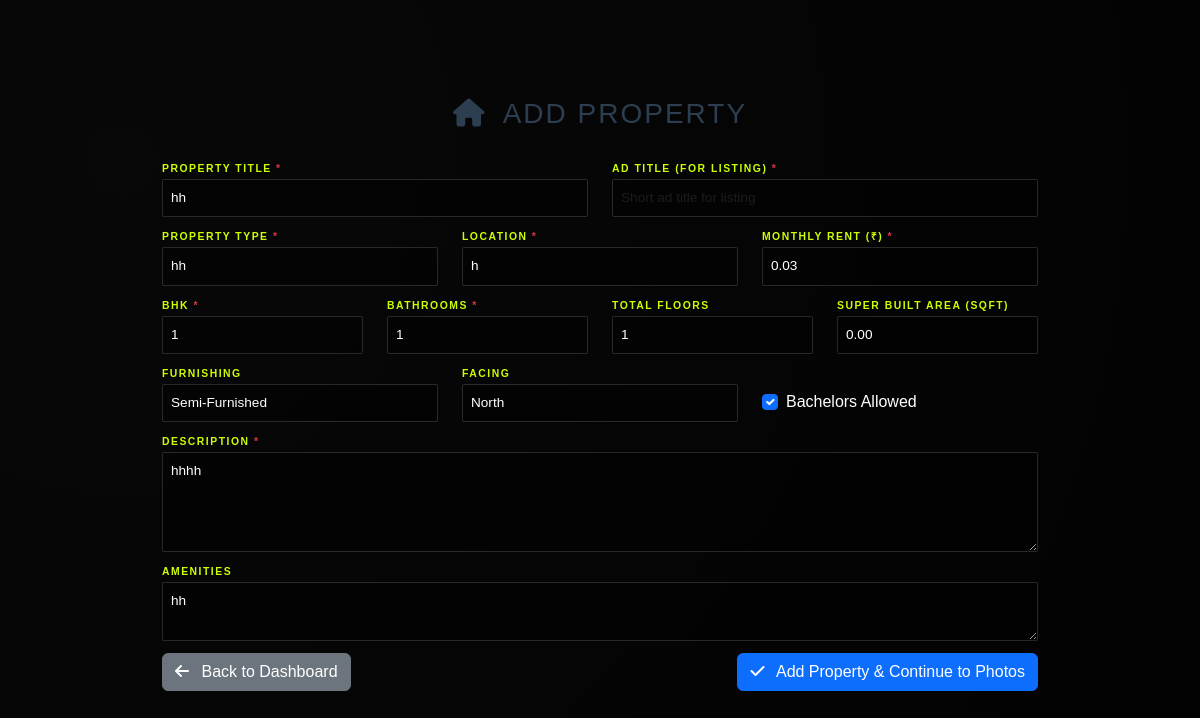
Before: /edit-property/5/ (signed in) with the older database file.
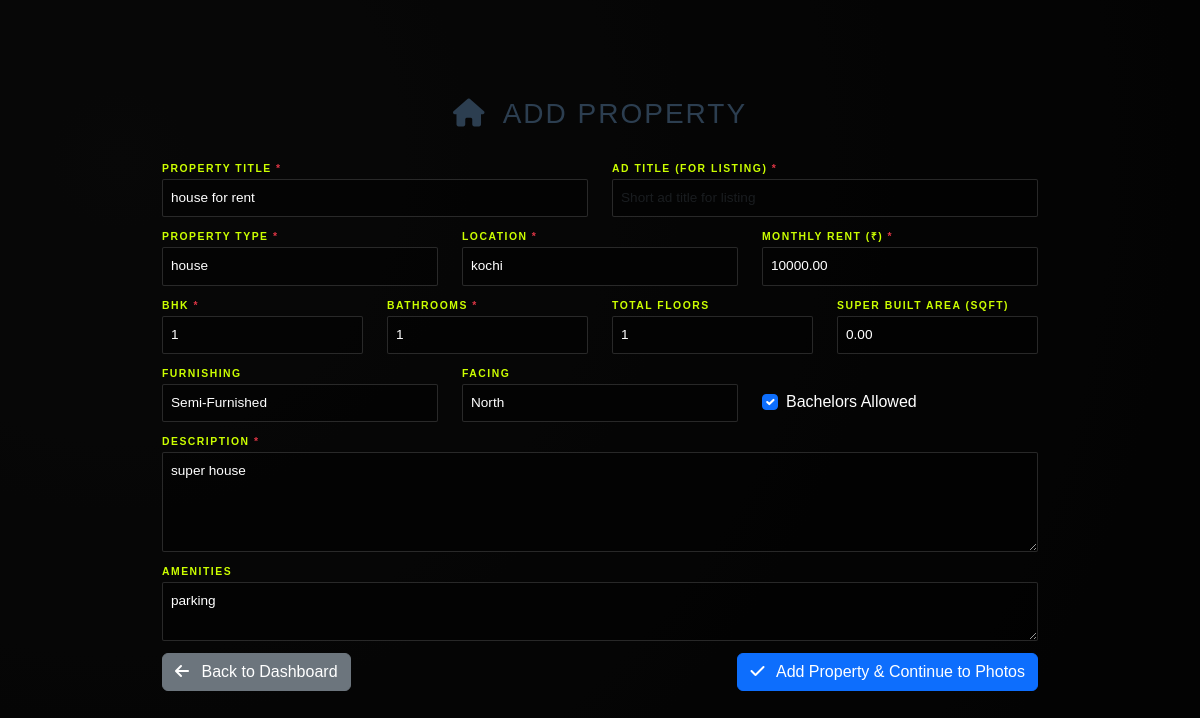
After: the same page with the newer database file.
### core/models.py (models this page shows, shortened)
class Property(models.Model):
    class Status(models.TextChoices):
        PENDING_APPROVAL = "PENDING", "Pending Approval"
        AVAILABLE = "AVAILABLE", "Available"
        RENTED = "RENTED", "Rented"
        MAINTENANCE = "MAINTENANCE", "Maintenance"
    class Furnishing(models.TextChoices):
        UNFURNISHED = "UNFURNISHED", "Unfurnished"
        SEMI_FURNISHED = "SEMI_FURNISHED", "Semi-Furnished"
        FULLY_FURNISHED = "FULLY_FURNISHED", "Fully Furnished"
    class Facing(models.TextChoices):
        NORTH = "NORTH", "North"
        SOUTH = "SOUTH", "South"
        EAST = "EAST", "East"
        WEST = "WEST", "West"
        NORTHEAST = "NORTHEAST", "North-East"
        NORTHWEST = "NORTHWEST", "North-West"
        SOUTHEAST = "SOUTHEAST", "South-East"
        SOUTHWEST = "SOUTHWEST", "South-West"
    owner = models.ForeignKey(User, on_delete=models.CASCADE, related_name='properties')
    title = models.CharField(max_length=255)
    ad_title = models.CharField(max_length=255, blank=True, null=True, help_text="Short ad title")
    description = models.TextField()
    price = models.DecimalField(max_digits=10, decimal_places=2)
    location = models.CharField(max_length=255)
    property_type = models.CharField(max_length=100)
    bhk = models.IntegerField(default=1, help_text="Number of BHKs (Bedrooms)")
    bathrooms = models.IntegerField(default=1, help_text="Number of bathrooms")
    furnishing = models.CharField(max_length=50, choices=Furnishing.choices, default=Furnishing.SEMI_FURNISHED)
    super_built_area = models.DecimalField(max_digits=10, decimal_places=2, default=0, help_text="Super built area in sqft")
    bachelors_allowed = models.BooleanField(default=True, help_text="Are bachelors allowed?")
    total_floors = models.IntegerField(default=1, help_text="Total floors in the building")
    facing = models.CharField(max_length=50, choices=Facing.choices, default=Facing.NORTH)
    amenities = models.TextField(help_text="Comma-separated list of amenities", blank=True)
    status = models.CharField(max_length=50, choices=Status.choices, default=Status.PENDING_APPROVAL)
    is_paid = models.BooleanField(default=False)
    created_at = models.DateTimeField(auto_now_add=True)
    updated_at = models.DateTimeField(auto_now=True)
    class Meta:
        verbose_name_plural = "Properties"

### core/views.py (the view)
# urls.py: path('edit-property/<int:id>/', views.edit_property_view, name='edit_property'),
@login_required
def edit_property_view(request, id):
    property_obj = get_object_or_404(Property, id=id, owner=request.user)
    if request.method == 'POST':
        form = PropertyForm(request.POST, request.FILES, instance=property_obj)
        if form.is_valid():
            form.save()
            messages.success(request, "Property details updated. Continue to photos.")
            return redirect('add_photos', id=property_obj.id)
    else:
        form = PropertyForm(instance=property_obj)
    return render(request, 'core/add_property.html', {'form': form})

### core/templates/core/add_property.html (shortened to what the changed rows need)
{% load static %}
<!DOCTYPE html>
<html lang="en">
<head>
    <link href="https://cdn.jsdelivr.net/npm/bootstrap@5.3.0/dist/css/bootstrap.min.css" rel="stylesheet">
    <link href="https://cdnjs.cloudflare.com/ajax/libs/font-awesome/6.4.0/css/all.min.css" rel="stylesheet">
    <link rel="stylesheet" href="{% static 'core/css/add_property.css' %}">
</head>
<body>
    <div class="container container-main">
        <div class="row">
            <div class="col-md-12">
                <h2 class="form-title">
                    <i class="fas fa-home me-2"></i> Add Property
                </h2>
            </div>
        </div>
        <form method="POST" enctype="multipart/form-data" novalidate>
            <div class="row mb-3">
                <div class="col-md-6">
                    <label for="{{ form.title.id_for_label }}" class="form-label">
                        Property Title <span class="text-danger">*</span>
                    </label>
                    {{ form.title }}
                </div>
                <div class="col-md-6">
                    <label for="{{ form.ad_title.id_for_label }}" class="form-label">
                        Ad Title (for listing) <span class="text-danger">*</span>
                    </label>
                    {{ form.ad_title }}
                </div>
            </div>
            <div class="row mb-3">
                <div class="col-md-4">
                    <label for="{{ form.property_type.id_for_label }}" class="form-label">
                        Property Type <span class="text-danger">*</span>
                    </label>
                    {{ form.property_type }}
                </div>
                <div class="col-md-4">
                    <label for="{{ form.location.id_for_label }}" class="form-label">
                        Location <span class="text-danger">*</span>
                    </label>
                    {{ form.location }}
                </div>
                <div class="col-md-4">
                    <label for="{{ form.price.id_for_label }}" class="form-label">
                        Monthly Rent (₹) <span class="text-danger">*</span>
                    </label>
                    {{ form.price }}
                </div>
            </div>
            <div class="row mb-3">
                <div class="col-md-3">
                    <label for="{{ form.bhk.id_for_label }}" class="form-label">
                        BHK <span class="text-danger">*</span>
                    </label>
                    {{ form.bhk }}
                </div>
                <div class="col-md-3">
                    <label for="{{ form.bathrooms.id_for_label }}" class="form-label">
                        Bathrooms <span class="text-danger">*</span>
                    </label>
                    {{ form.bathrooms }}
                </div>
                <div class="col-md-3">
                    <label for="{{ form.total_floors.id_for_label }}" class="form-label">
                        Total Floors
                    </label>
                    {{ form.total_floors }}
                </div>
                <div class="col-md-3">
                    <label for="{{ form.super_built_area.id_for_label }}" class="form-label">
                        Super Built Area (sqft)
                    </label>
                    {{ form.super_built_area }}
                </div>
            </div>
            <div class="row mb-3">
                <div class="col-md-4">
                    <label for="{{ form.furnishing.id_for_label }}" class="form-label">
                        Furnishing
                    </label>
                    {{ form.furnishing }}
                </div>
                <div class="col-md-4">
                    <label for="{{ form.facing.id_for_label }}" class="form-label">
                        Facing
                    </label>
                    {{ form.facing }}
                </div>
                <div class="col-md-4">
                    <div class="form-check mt-4">
                        {{ form.bachelors_allowed }}
                        <label class="form-check-label" for="{{ form.bachelors_allowed.id_for_label }}">
                            Bachelors Allowed
                        </label>
                    </div>
                </div>
            </div>
            <div class="row mb-3">
                <div class="col-md-12">
                    <label for="{{ form.description.id_for_label }}" class="form-label">
                        Description <span class="text-danger">*</span>
                    </label>
                    {{ form.description }}
                </div>
            </div>
            <div class="row mb-3">
                <div class="col-md-12">
                    <label for="{{ form.amenities.id_for_label }}" class="form-label">
                        Amenities
                    </label>
                    {{ form.amenities }}
                </div>
            </div>
        </form>
    </div>
</body>
</html>

Changed rows visible on the page:
changed Property "Semi-Furnished": title "hh" → "house for rent"; property_type "hh" → "house"; location "h" → "kochi"; price "0.03" → "10000.00"; description "hhhh" → "super house"; amenities "hh" → "parking"
